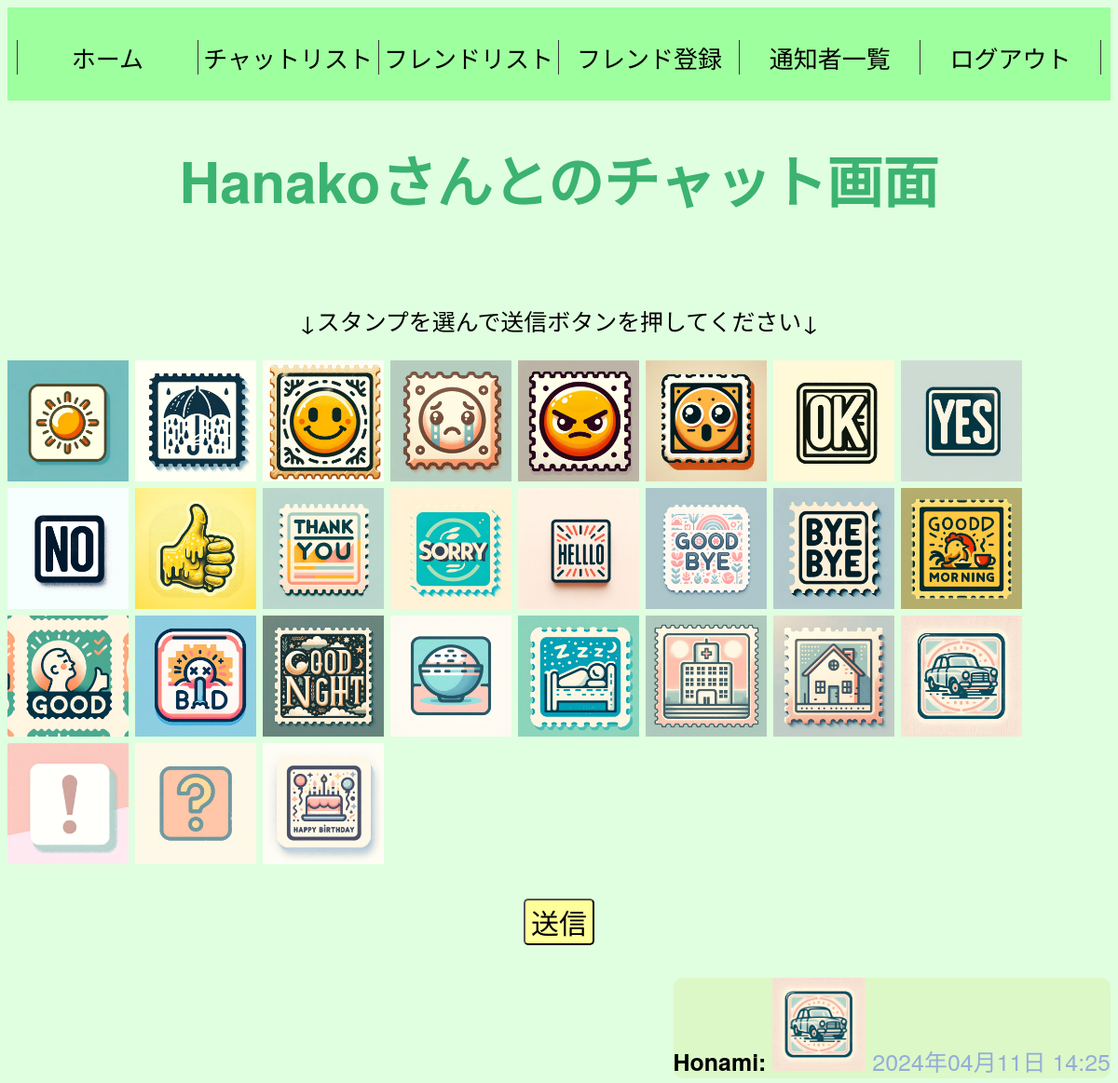
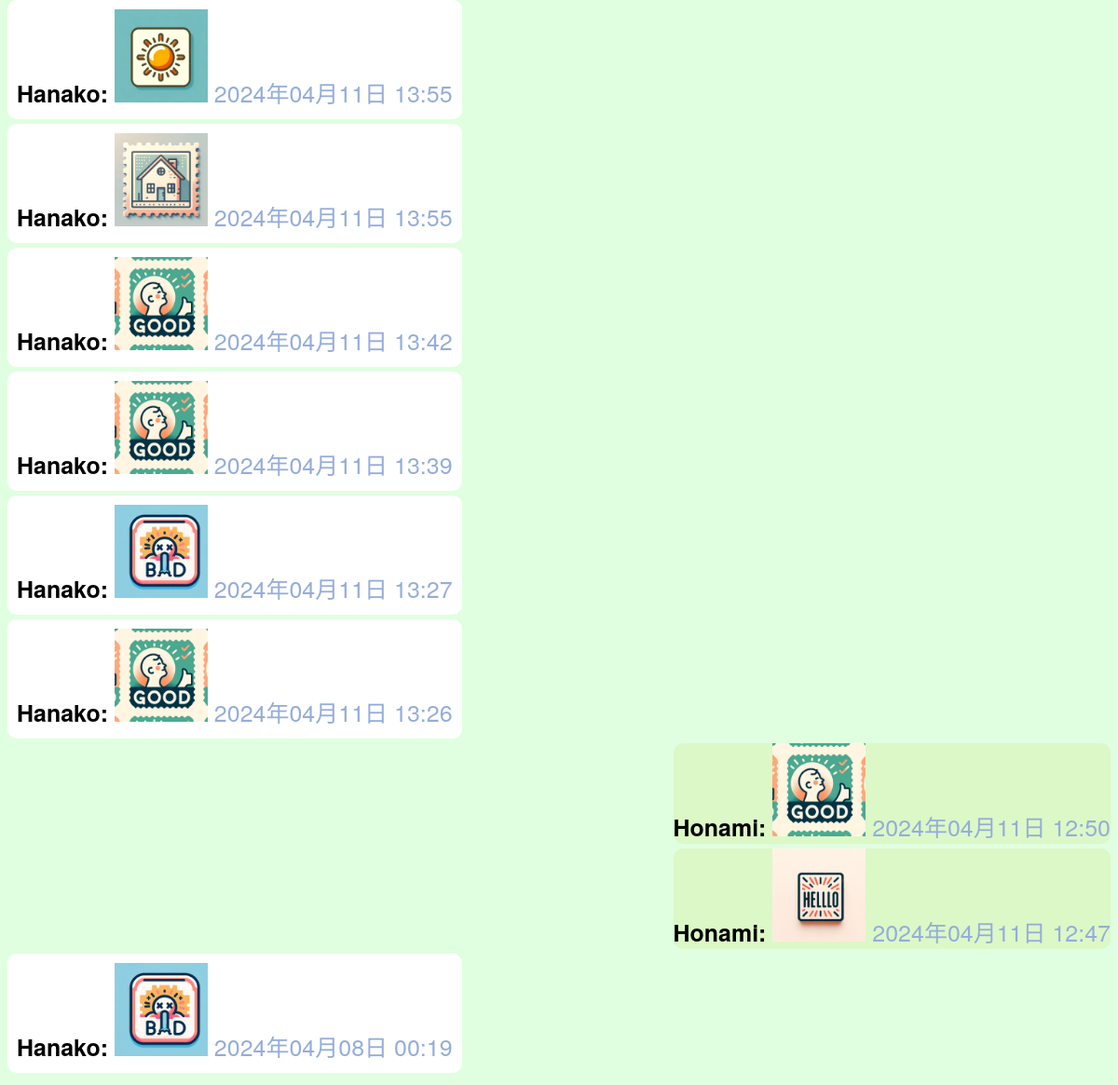
The page /first_chat/chats/4/ (signed in) on the database its author committed (2 pictures, top to bottom).
### myapp/models.py (models this page shows, shortened)
class FriendSettings(models.Model):
    user = models.ForeignKey(User, on_delete=models.CASCADE, related_name='friend_settings')
    friend = models.ForeignKey(User, on_delete=models.CASCADE, related_name='friend_settings_friend')
    healthcheck_notification_enabled = models.BooleanField(default=False)
    nickname = models.CharField(max_length=20, blank=True, null=True)
    created_at = models.DateTimeField(auto_now_add=True)
    updated_at = models.DateTimeField(auto_now=True)

class Stamp(models.Model):
    stamp_name = models.CharField(max_length=100)
    image_path = models.ImageField(upload_to='stamps/', null=True)
    created_at = models.DateTimeField(auto_now_add=True)
    updated_at = models.DateTimeField(auto_now=True)

class Chat(models.Model):
    user = models.ForeignKey(User, related_name='sent_messages', on_delete=models.CASCADE)
    friend = models.ForeignKey(User, related_name='received_messages', on_delete=models.CASCADE)
    stamp = models.ForeignKey(Stamp, on_delete=models.CASCADE, null=True, blank=True)
    created_at = models.DateTimeField(auto_now_add=True)
    updated_at = models.DateTimeField(auto_now=True)

### myapp/views.py (the view)
# urls.py: path('first_chat/chats/<int:friend_id>/', views.chat_with_friend, name='chat_with_friend'),
@login_required
def chat_with_friend(request, friend_id):
    friend = User.objects.get(pk=friend_id)
    stamps = Stamp.objects.all()
    messages = Chat.objects.filter(
        Q(user=request.user, friend=friend) |
        Q(user=friend, friend=request.user)
    ).order_by('-created_at')
    friend_settings = FriendSettings.objects.filter(user=request.user, friend=friend).first()
    friend_nickname = friend_settings.nickname if friend_settings else None
    for message in messages:
        if message.user != request.user and friend_nickname:
            message.nickname = friend_nickname
        else:
            message.nickname = message.user.username  # それ以外の場合はユーザー名を使用
    return render(request, 'myapp/chat.html', {
        'friend': friend,
        'nickname': friend_nickname if friend_nickname else friend.username,  # ビューで使用するニックネーム
        'stamps': stamps,
        'messages': messages,
        'friend_id': friend_id
    })

### myapp/templates/myapp/chat.html (shortened to what this page needs)
{% extends 'myapp/base.html' %}
{% block content %}
  <h1>{{ nickname|default:friend.username }}さんとのチャット画面</h1>
<p>↓スタンプを選んで送信ボタンを押してください↓</p>
<div class="stamps">
  {% for stamp in stamps %}
    <img src="{{ stamp.image_path.url }}" alt="{{ stamp.stamp_name }}" data-stamp-id="{{ stamp.id }}" class="stamp" onclick="selectStamp('{{ stamp.id }}');" style="width: 130px; height: 130px;">
  {% endfor %}
</div>
<div class="button-container">
    <button id="sendButton" class="button" type="button">送信</button>
</div>
<div class="chat-history">
  {% for message in messages %}
    <div class="message">
      <div class="{% if message.user == request.user %}sent{% else %}received{% endif %}">
        <strong>{{ message.nickname }}:</strong>
        {% if message.stamp %}
            <img src="{{ message.stamp.image_path.url }}" alt="{{ message.stamp.stamp_name }}" style="width: 100px; height: 100px;">
        {% else %}
            <p>スタンプなし</p>
        {% endif %}
        <span class="timestamp">{{ message.created_at|date:"Y年m月d日 H:i" }}</span>
      </div>
    </div>
  {% empty %}
    <p>メッセージはまだありません。</p>
  {% endfor %}
</div>
{% endblock %}

### static/css/first_chat.style.css (style rules this page uses)
body { font-family:"MS UI Gothic", "Helvetica Neue", Helvetica, Arial, sans-serif; font-size: 1.56rem; background-color:#e0ffe0; display: flex; flex-direction: column; justify-content: center; align-items: center; }

### myapp/templates/myapp/chat.html (style rules this page uses)
h1 { font-size: 60px; color: #3cb371; text-align: center; }
.message { width: 100%; margin: 5px 0; display: flex; }
.sent { margin-left: auto; background-color: #dcf8c6; border-radius: 10px; max-width: 100%; align-self: flex-end; }
.received { background-color: #fff; padding: 10px; border-radius: 10px; max-width: 100%; align-self: flex-start; }
.timestamp { font-size: 25px; margin-top: 5px; color: #94adda; align-self: flex-end; }
p { padding-top: 50px; text-align: center; }
.button-container { display: flex; justify-content: center; margin: 50 10px; padding: 30px; }
.button { border-radius: 5px; font-size: 30px; background-color: #ffff99; }

### rows shown on the page
FriendSettings: nickname.username "Hanako"
Stamp: image_path (picture)
Stamp: image_path (picture)
Stamp: image_path (picture)
Stamp: image_path (picture)
Stamp: image_path (picture)
Stamp: image_path (picture)
Stamp: image_path (picture)
Stamp: image_path (picture)
Stamp: image_path (picture)
Stamp: image_path (picture)
Stamp: image_path (picture)
Stamp: image_path (picture)
Stamp: image_path (picture)
Stamp: image_path (picture)
Stamp: image_path (picture)
Stamp: image_path (picture)
Stamp: image_path (picture)
Stamp: image_path (picture)
Stamp: image_path (picture)
Stamp: image_path (picture)
Stamp: image_path (picture)
Stamp: image_path (picture)
Stamp: image_path (picture)
Stamp: image_path (picture)
Stamp: image_path (picture)
Stamp: image_path (picture)
Stamp: image_path (picture)
Chat: nickname "Honami", stamp.image_path (picture), created_at "2024年04月11日 14:25"
Chat: nickname "Hanako", stamp.image_path (picture), created_at "2024年04月11日 13:55"
Chat: nickname "Hanako", stamp.image_path (picture), created_at "2024年04月11日 13:55"
Chat: nickname "Hanako", stamp.image_path (picture), created_at "2024年04月11日 13:42"
Chat: nickname "Hanako", stamp.image_path (picture), created_at "2024年04月11日 13:39"
Chat: nickname "Hanako", stamp.image_path (picture), created_at "2024年04月11日 13:27"
Chat: nickname "Hanako", stamp.image_path (picture), created_at "2024年04月11日 13:26"
Chat: nickname "Honami", stamp.image_path (picture), created_at "2024年04月11日 12:50"
Chat: nickname "Honami", stamp.image_path (picture), created_at "2024年04月11日 12:47"
Chat: nickname "Hanako", stamp.image_path (picture), created_at "2024年04月08日 00:19"
